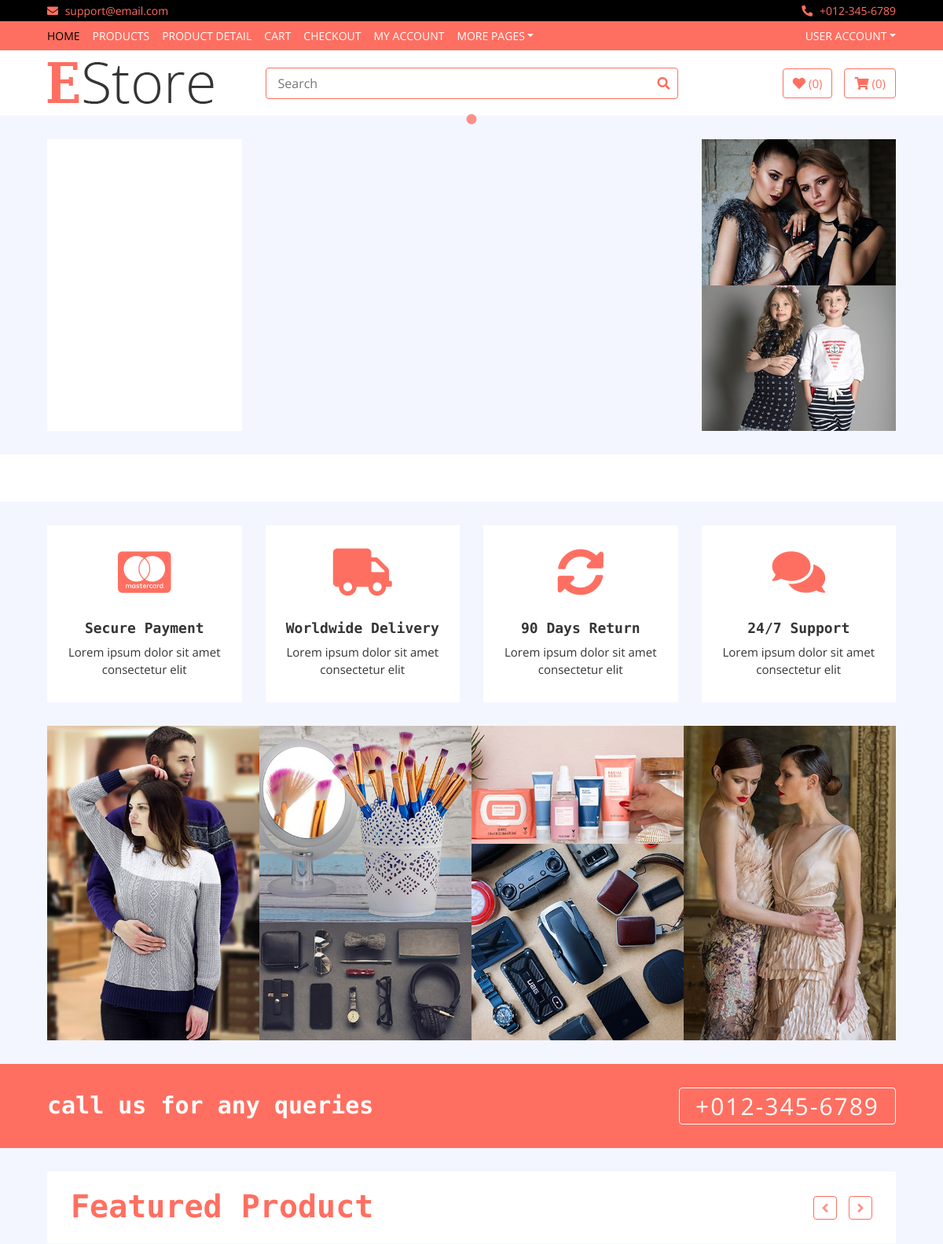
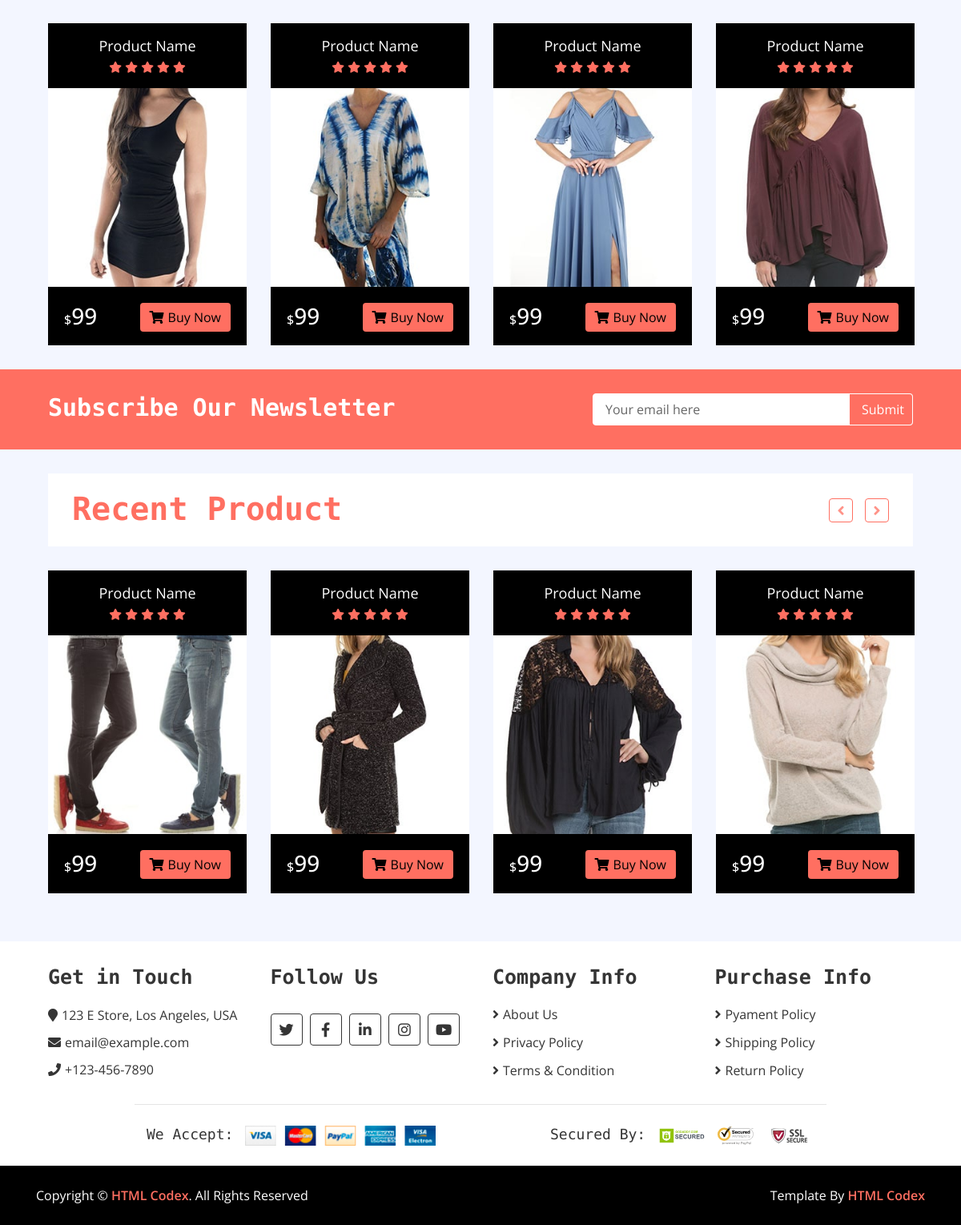
Before: / with the older database file (2 pictures, top to bottom).
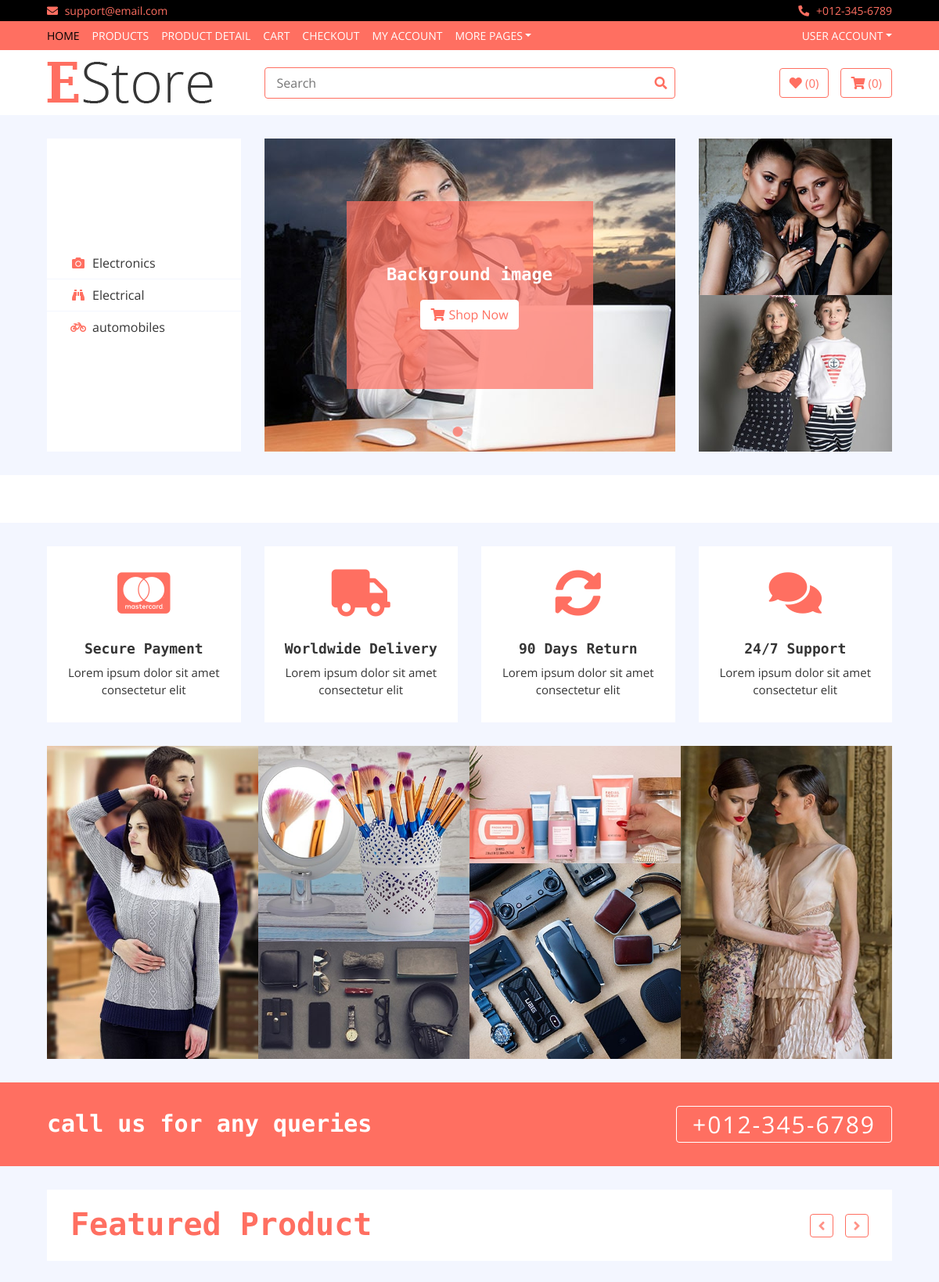
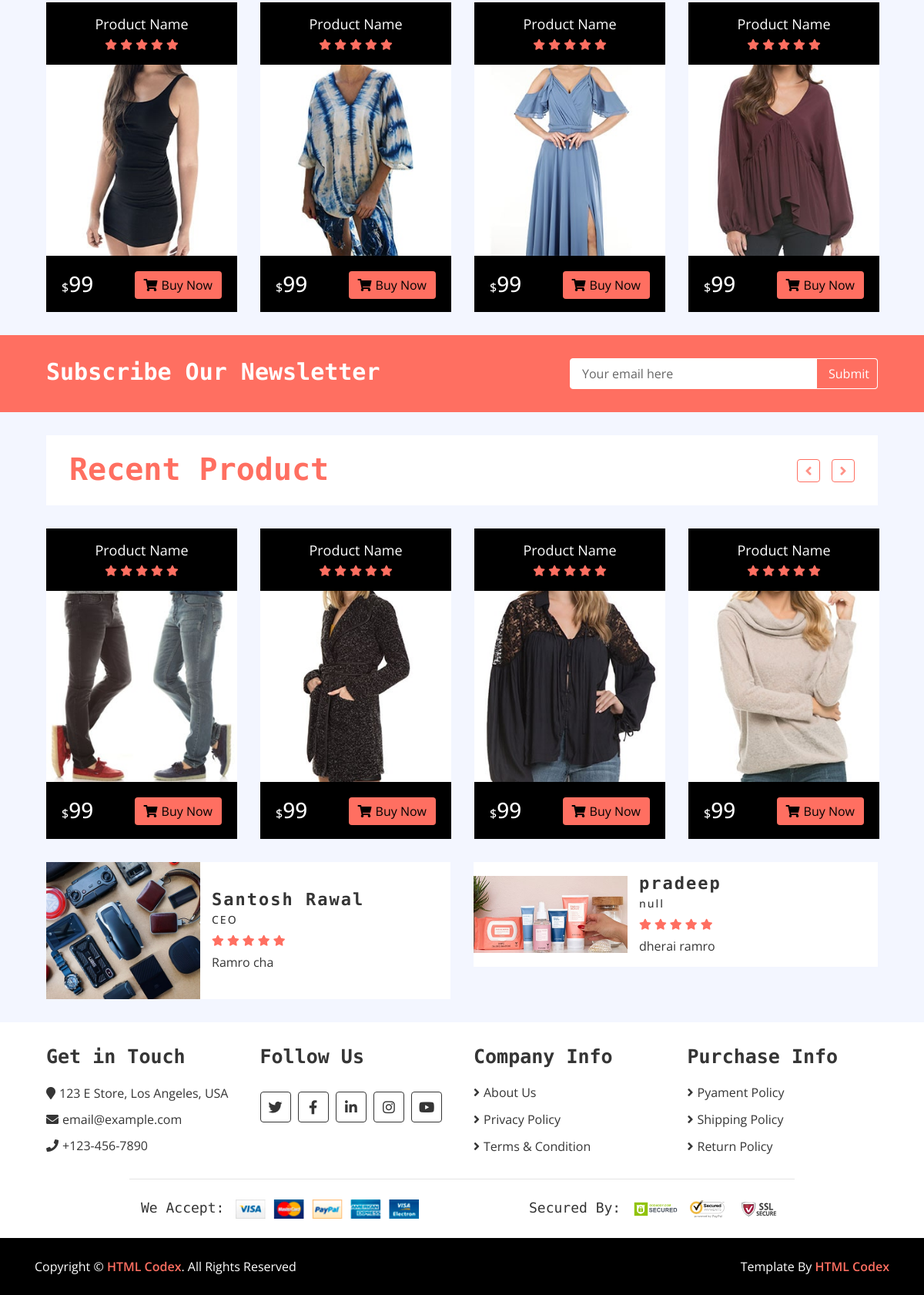
After: the same page with the newer database file (2 pictures, top to bottom).
### home/models.py (models this page shows, shortened)
class Category(models.Model):
    name = models.CharField(max_length=200)
    logo = models.CharField(max_length=200, blank=True)
    slug = models.CharField(max_length=500, unique=True)

class Slider(models.Model):
    name = models.CharField(max_length=500)
    image = models.ImageField(upload_to='media')
    description = models.TextField(blank=True)
    rank = models.IntegerField()
    url = models.URLField(blank=True, max_length=500)

class CustomerReview(models.Model):
    name = models.CharField(max_length=500)
    post = models.CharField(max_length=200)
    comment = models.TextField()
    image = models.ImageField(upload_to='media')

### home/views.py (the view)
# urls.py: path('', HomeView.as_view(), name='home')
class HomeView(Base):
    def get(self, request):
        self.views['categories'] = Category.objects.all()
        self.views['brands'] = Brand.objects.all()
        self.views['sliders'] = Slider.objects.all()
        self.views['reviews'] = CustomerReview.objects.all()
        return render(request, 'index.html', self.views)

### templates/index.html (shortened to what the changed rows need)
{% extends 'base.html' %}
{% load static %}
{% block content %}
        <div class="header">
            <div class="container-fluid">
                <div class="row">
                    <div class="col-md-3">
                        <nav class="navbar bg-light">
                            <ul class="navbar-nav">
                                {% for cat in categories %}
                                <li class="nav-item">
                                    <a class="nav-link" href="#"><i class="fa fa-{{cat.logo}}"></i>{{cat.name}}</a>
                                </li>
                                {% endfor %}
                            </ul>
                        </nav>
                    </div>
                    <div class="col-md-6">
                        <div class="header-slider normal-slider">
                            {% for slider in sliders%}
                            <div class="header-slider-item">
                                <img src="{{slider.image.url}}"  alt="Slider Image" />
                                <div class="header-slider-caption">
                                    <p>Background image </p>
                                    <a class="btn" href=""><i class="fa fa-shopping-cart"></i>Shop Now</a>
                                </div>
                            </div>
                            {% endfor %}
                        </div>
                    </div>
                </div>
            </div>
        </div>
        <div class="brand">
        </div>
        <div class="feature">
            <div class="container-fluid">
                <div class="row align-items-center">
                    <div class="col-lg-3 col-md-6 feature-col">
                        <div class="feature-content">
                            <h2>Secure Payment</h2>
                        </div>
                    </div>
                    <div class="col-lg-3 col-md-6 feature-col">
                        <div class="feature-content">
                            <h2>Worldwide Delivery</h2>
                        </div>
                    </div>
                    <div class="col-lg-3 col-md-6 feature-col">
                        <div class="feature-content">
                            <h2>90 Days Return</h2>
                        </div>
                    </div>
                    <div class="col-lg-3 col-md-6 feature-col">
                        <div class="feature-content">
                            <h2>24/7 Support</h2>
                        </div>
                    </div>
                </div>
            </div>
        </div>
        <div class="category">
            <div class="container-fluid">
            </div>
        </div>
        <div class="call-to-action">
            <div class="container-fluid">
                <div class="row align-items-center">
                    <div class="col-md-6">
                        <h1>call us for any queries</h1>
                    </div>
                </div>
            </div>
        </div>
        <div class="featured-product product">
            <div class="container-fluid">
                <div class="section-header">
                    <h1>Featured Product</h1>
                </div>
            </div>
        </div>
        <div class="newsletter">
            <div class="container-fluid">
                <div class="row">
                    <div class="col-md-6">
                        <h1>Subscribe Our Newsletter</h1>
                    </div>
                </div>
            </div>
        </div>
        <div class="recent-product product">
            <div class="container-fluid">
                <div class="section-header">
                    <h1>Recent Product</h1>
                </div>
            </div>
        </div>
        <div class="review">
            <div class="container-fluid">
                <div class="row align-items-center review-slider normal-slider">
                    {% for review in reviews %}
                    <div class="col-md-6">
                        <div class="review-slider-item">
                            <div class="review-img">
                                <img src="{{review.image.url}}" alt="Image">
                            </div>
                            <div class="review-text">
                                <h2>{{review.name}}</h2>
                                <h3>{{review.post}}</h3>
                                <div class="ratting">
                                    <i class="fa fa-star"></i>
                                    <i class="fa fa-star"></i>
                                    <i class="fa fa-star"></i>
                                    <i class="fa fa-star"></i>
                                    <i class="fa fa-star"></i>
                                </div>
                                <p>
                                    {{review.comment}}
                                </p>
                            </div>
                        </div>
                    </div>
                    {% endfor %}
                </div>
            </div>
        </div>
{% endblock %}

Changed rows visible on the page:
added Category: name "Electronics"
added Category: name "Electrical"
added Category: name "automobiles"
added Slider: image (picture)
added CustomerReview: image (picture), name "Santosh Rawal", post "CEO", comment "Ramro cha"
added CustomerReview: image (picture), name "pradeep", post "null", comment "dherai ramro"
